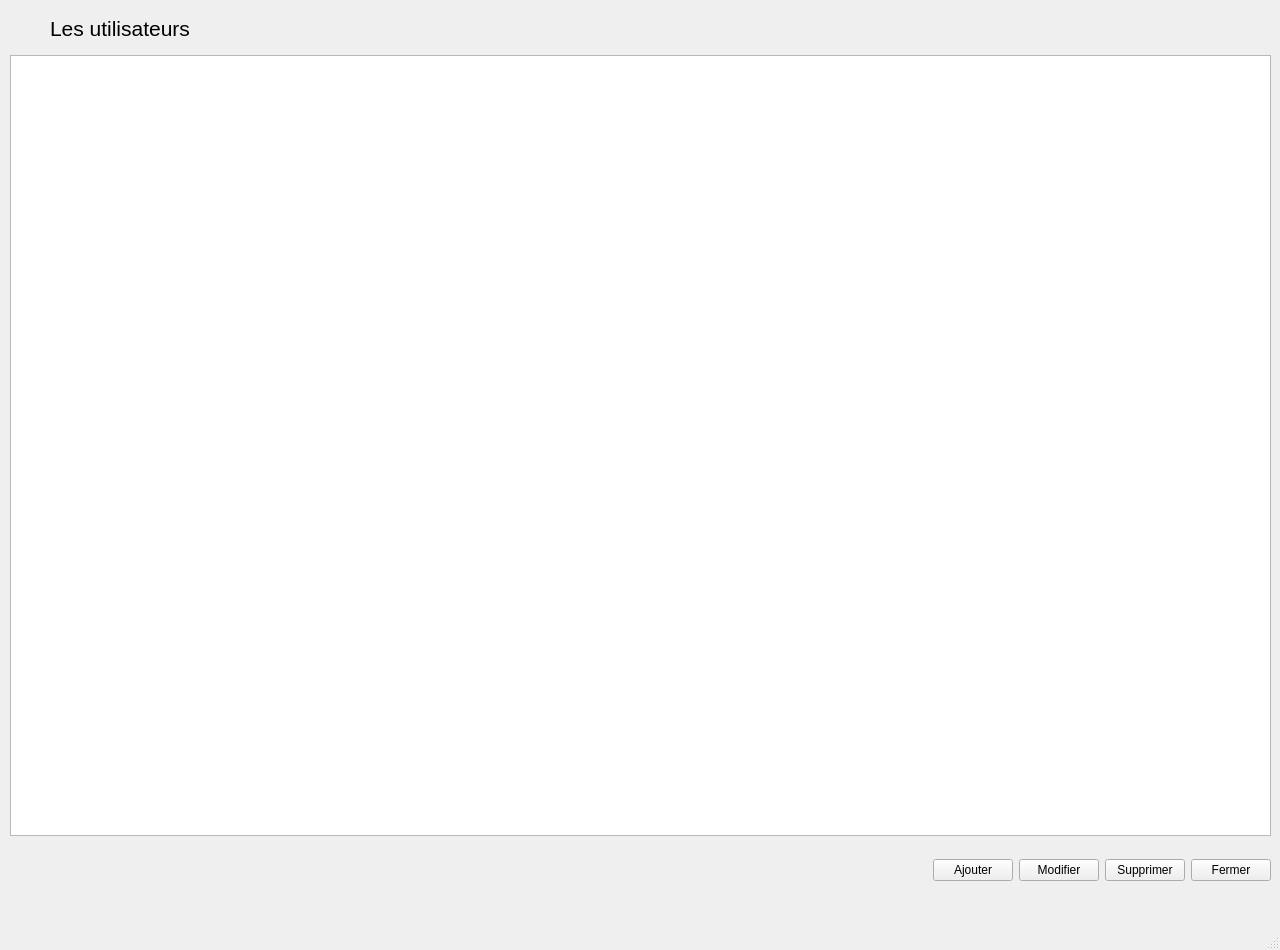
<?xml version="1.0" encoding="UTF-8"?>
<ui version="4.0">
 <class>UIListUser</class>
 <widget class="QMainWindow" name="UIListUser">
  <property name="geometry">
   <rect>
    <x>0</x>
    <y>0</y>
    <width>1280</width>
    <height>950</height>
   </rect>
  </property>
  <property name="minimumSize">
   <size>
    <width>1280</width>
    <height>950</height>
   </size>
  </property>
  <property name="maximumSize">
   <size>
    <width>1280</width>
    <height>950</height>
   </size>
  </property>
  <property name="windowTitle">
   <string>Gestion des utilisateurs - Admin : </string>
  </property>
  <widget class="QWidget" name="centralwidget">
   <widget class="QWidget" name="horizontalLayoutWidget">
    <property name="geometry">
     <rect>
      <x>10</x>
      <y>10</y>
      <width>1261</width>
      <height>37</height>
     </rect>
    </property>
    <layout class="QHBoxLayout" name="horizontalLayoutNorth">
     <item>
      <spacer name="horizontalSpacer">
       <property name="orientation">
        <enum>Qt::Vertical</enum>
       </property>
       <property name="sizeHint" stdset="0">
        <size>
         <width>40</width>
         <height>20</height>
        </size>
       </property>
      </spacer>
     </item>
     <item>
      <widget class="QLabel" name="labelTitle">
       <property name="font">
        <font>
         <pointsize>16</pointsize>
        </font>
       </property>
       <property name="text">
        <string>Les utilisateurs</string>
       </property>
      </widget>
     </item>
     <item>
      <spacer name="horizontalSpacerLeft">
       <property name="orientation">
        <enum>Qt::Vertical</enum>
       </property>
       <property name="sizeHint" stdset="0">
        <size>
         <width>40</width>
         <height>20</height>
        </size>
       </property>
      </spacer>
     </item>
    </layout>
   </widget>
   <widget class="QWidget" name="horizontalLayoutWidget_3">
    <property name="geometry">
     <rect>
      <x>10</x>
      <y>55</y>
      <width>1261</width>
      <height>781</height>
     </rect>
    </property>
    <layout class="QHBoxLayout" name="horizontalLayoutTableview">
     <item>
      <widget class="QTableView" name="tableViewUsers">
       <property name="selectionBehavior">
        <enum>QAbstractItemView::SelectItems</enum>
       </property>
      </widget>
     </item>
    </layout>
   </widget>
   <widget class="QWidget" name="horizontalLayoutWidget_4">
    <property name="geometry">
     <rect>
      <x>10</x>
      <y>850</y>
      <width>1261</width>
      <height>41</height>
     </rect>
    </property>
    <layout class="QHBoxLayout" name="horizontalLayoutButtons">
     <item>
      <spacer name="horizontalSpacer_2">
       <property name="orientation">
        <enum>Qt::Horizontal</enum>
       </property>
       <property name="sizeHint" stdset="0">
        <size>
         <width>40</width>
         <height>20</height>
        </size>
       </property>
      </spacer>
     </item>
     <item>
      <widget class="QPushButton" name="pushButtonAdd">
       <property name="text">
        <string>Ajouter</string>
       </property>
      </widget>
     </item>
     <item>
      <widget class="QPushButton" name="pushButtonUpdate">
       <property name="text">
        <string>Modifier</string>
       </property>
      </widget>
     </item>
     <item>
      <widget class="QPushButton" name="pushButtonDelete">
       <property name="text">
        <string>Supprimer</string>
       </property>
      </widget>
     </item>
     <item>
      <widget class="QPushButton" name="pushButtonClose">
       <property name="text">
        <string>Fermer</string>
       </property>
      </widget>
     </item>
    </layout>
   </widget>
  </widget>
  <widget class="QMenuBar" name="menubar">
   <property name="geometry">
    <rect>
     <x>0</x>
     <y>0</y>
     <width>1280</width>
     <height>21</height>
    </rect>
   </property>
  </widget>
  <widget class="QStatusBar" name="statusbar"/>
 </widget>
 <resources/>
 <connections/>
</ui>
